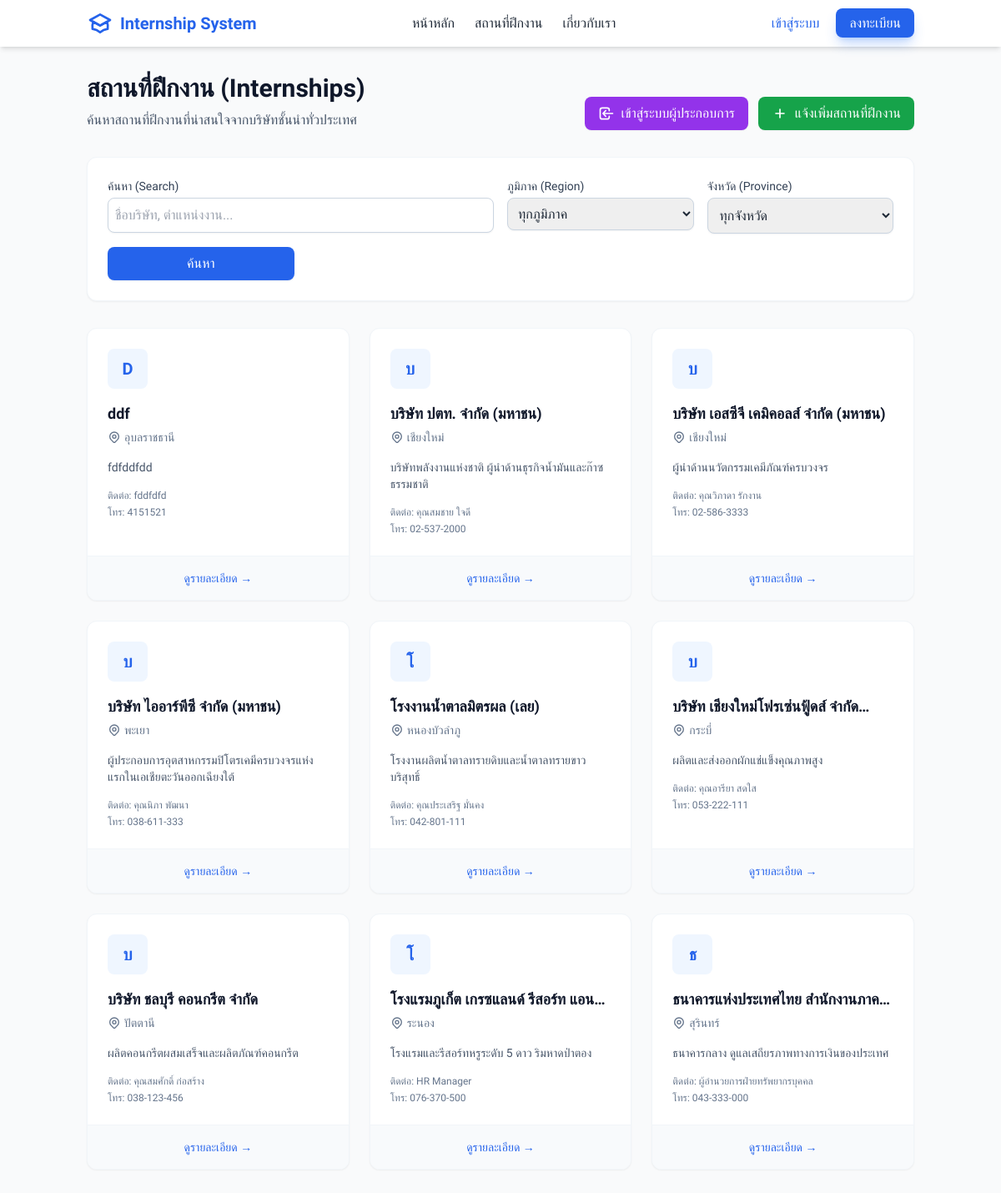
The app's page /index.php?page=internships with its own data.
### tables this page shows
CREATE TABLE `companies` (
  `id` int(11) NOT NULL,
  `name` varchar(150) NOT NULL,
  `address` text DEFAULT NULL,
  `province` varchar(100) DEFAULT NULL,
  `contact_person` varchar(100) DEFAULT NULL,
  `phone` varchar(20) DEFAULT NULL,
  `email` varchar(100) DEFAULT NULL,
  `description` text DEFAULT NULL,
  `status` enum('pending','approved','rejected') DEFAULT 'pending',
  `created_by` int(11) DEFAULT NULL,
  `created_at` timestamp NOT NULL DEFAULT current_timestamp(),
  `employer_user_id` int(11) DEFAULT NULL,
  `user_id` int(11) DEFAULT NULL
);

CREATE TABLE `provinces` (
  `id` int(11) NOT NULL,
  `name_th` varchar(100) DEFAULT NULL,
  `region_id` int(11) DEFAULT NULL
);

### src/Internships/index.php (the view, shortened to what this page needs)
<?php
$search_keyword = isset($_GET['keyword']) ? trim($_GET['keyword']) : '';
$query = "SELECT c.*, p.name_th as province_name, r.name_th as region_name
          FROM companies c
          LEFT JOIN provinces p ON c.province = p.id
          LEFT JOIN regions r ON p.region_id = r.id
          WHERE c.status = 'approved'";
$params = [];
$query .= " ORDER BY c.created_at DESC";
$stmt = $pdo->prepare($query);
$stmt->execute($params);
$companies = $stmt->fetchAll();
?>
<div class="mb-8 flex flex-col md:flex-row md:items-end md:justify-between gap-4">
    <div>
        <h1 class="text-3xl font-bold text-slate-900 mb-2">สถานที่ฝึกงาน (Internships)</h1>
        <p class="text-slate-600">ค้นหาสถานที่ฝึกงานที่น่าสนใจจากบริษัทชั้นนำทั่วประเทศ</p>
    </div>
    <div class="flex gap-3">
        <a href="index.php?page=auth&action=employer_login" class="inline-flex items-center justify-center bg-purple-600 text-white px-4 py-2 rounded-lg font-medium hover:bg-purple-700 transition-colors shadow-sm hover:shadow-md whitespace-nowrap">
            <svg class="w-5 h-5 mr-2" fill="none" stroke="currentColor" viewBox="0 0 24 24">
                <path stroke-linecap="round" stroke-linejoin="round" stroke-width="2" d="M11 16l-4-4m0 0l4-4m-4 4h14m-5 4v1a3 3 0 01-3 3H6a3 3 0 01-3-3V7a3 3 0 013-3h7a3 3 0 013 3v1"></path>
            </svg>
            เข้าสู่ระบบผู้ประกอบการ
        </a>
        <a href="index.php?page=student&action=add_company" class="inline-flex items-center justify-center bg-green-600 text-white px-4 py-2 rounded-lg font-medium hover:bg-green-700 transition-colors shadow-sm hover:shadow-md whitespace-nowrap">
            <svg class="w-5 h-5 mr-2" fill="none" stroke="currentColor" viewBox="0 0 24 24">
                <path stroke-linecap="round" stroke-linejoin="round" stroke-width="2" d="M12 6v6m0 0v6m0-6h6m-6 0H6"></path>
            </svg>
            แจ้งเพิ่มสถานที่ฝึกงาน
        </a>
    </div>
</div>
<div class="bg-white p-6 rounded-xl shadow-sm border border-slate-100 mb-8">
    <form method="GET" action="index.php">
        <div class="grid grid-cols-1 md:grid-cols-4 gap-4">
            <div class="md:col-span-2">
                <label for="keyword" class="block text-sm font-medium text-slate-700 mb-1">ค้นหา (Search)</label>
                <input type="text" name="keyword" id="keyword" value="<?php echo htmlspecialchars($search_keyword); ?>" placeholder="ชื่อบริษัท, ตำแหน่งงาน..." class="w-full rounded-lg border-slate-300 focus:border-blue-500 focus:ring-blue-500 shadow-sm p-2 border">
            </div>
            <div>
                <label for="region" class="block text-sm font-medium text-slate-700 mb-1">ภูมิภาค (Region)</label>
                <select name="region" id="region" class="w-full rounded-lg border-slate-300 focus:border-blue-500 focus:ring-blue-500 shadow-sm p-2 border">
                    <option value="">ทุกภูมิภาค</option>
                </select>
            </div>
            <div>
                <label for="province" class="block text-sm font-medium text-slate-700 mb-1">จังหวัด (Province)</label>
                <select name="province" id="province" class="w-full rounded-lg border-slate-300 focus:border-blue-500 focus:ring-blue-500 shadow-sm p-2.5 border">
                    <option value="">ทุกจังหวัด</option>
                </select>
            </div>
            <div class="flex items-end">
                <button type="submit" class="w-full bg-blue-600 text-white px-4 py-2 rounded-lg font-medium hover:bg-blue-700 transition-colors shadow-sm hover:shadow-md">
                    ค้นหา
                </button>
            </div>
        </div>
    </form>
</div>
<div id="company-grid" class="grid grid-cols-1 md:grid-cols-2 lg:grid-cols-3 gap-6">
    <?php if (count($companies) > 0): ?>
        <?php foreach ($companies as $company): ?>
            <div class="bg-white rounded-xl shadow-sm border border-slate-100 hover:shadow-md transition-shadow duration-200 overflow-hidden flex flex-col h-full">
                <div class="p-6 flex-1">
                    <div class="flex items-start justify-between mb-4">
                        <div class="w-12 h-12 bg-blue-50 rounded-lg flex items-center justify-center text-blue-600 font-bold text-xl">
                            <?php echo strtoupper(mb_substr($company['name'], 0, 1)); ?>
                        </div>
                    </div>
                    <h3 class="text-lg font-bold text-slate-900 mb-1 line-clamp-1"><?php echo htmlspecialchars($company['name']); ?></h3>
                    <p class="text-sm text-slate-500 mb-4 flex items-center gap-1">
                        <?php echo htmlspecialchars($company['province_name'] ?? $company['province']); ?>
                    </p>
                    <p class="text-slate-600 text-sm line-clamp-3 mb-4">
                        <?php echo htmlspecialchars($company['description']); ?>
                    </p>
                    <div class="text-xs text-slate-500 space-y-1">
                        <p><span class="font-medium">ติดต่อ:</span> <?php echo htmlspecialchars($company['contact_person']); ?></p>
                        <p><span class="font-medium">โทร:</span> <?php echo htmlspecialchars($company['phone']); ?></p>
                    </div>
                </div>
                <div class="px-6 py-4 bg-slate-50 border-t border-slate-100">
                    <a href="index.php?page=internships&action=detail&id=<?php echo $company['id']; ?>" class="block w-full text-center text-blue-600 font-medium text-sm hover:text-blue-700">ดูรายละเอียด &rarr;</a>
                </div>
            </div>
        <?php endforeach; ?>
    <?php endif; ?>
</div>

### index.php (style rules this page uses)
body { font-family: 'Sarabun', sans-serif; }

### records on screen
companies: name "D", name "ddf", provinces.name_th "อุบลราชธานี", description "fdfddfdd", contact_person "fddfdfd", phone "4151521"
companies: name "บ", name "บริษัท ปตท. จำกัด (มหาชน)", provinces.name_th "เชียงใหม่", description "บริษัทพลังงานแห่งชาติ ผู้นำด้านธุรกิจน้ำมันและก๊าซธรรมชาติ", contact_person "คุณสมชาย ใจดี", phone "02-537-2000"
companies: name "บ", name "บริษัท เอสซีจี เคมิคอลส์ จำกัด (มหาชน)", provinces.name_th "เชียงใหม่", description "ผู้นำด้านนวัตกรรมเคมีภัณฑ์ครบวงจร", contact_person "คุณวิภาดา รักงาน", phone "02-586-3333"
companies: name "บ", name "บริษัท ไออาร์พีซี จำกัด (มหาชน)", provinces.name_th "พะเยา", description "ผู้ประกอบการอุตสาหกรรมปิโตรเคมีครบวงจรแห่งแรกในเอเชียตะวันออกเฉียงใต้", contact_person "คุณนิภา พัฒนา", phone "038-611-333"
companies: name "โ", name "โรงงานน้ำตาลมิตรผล (เลย)", provinces.name_th "หนองบัวลำภู", description "โรงงานผลิตน้ำตาลทรายดิบและน้ำตาลทรายขาวบริสุทธิ์", contact_person "คุณประเสริฐ มั่นคง", phone "042-801-111"
companies: name "บ", name "บริษัท เชียงใหม่โฟรเซ่นฟู้ดส์…", provinces.name_th "กระบี่", description "ผลิตและส่งออกผักแช่แข็งคุณภาพสูง", contact_person "คุณอารียา สดใส", phone "053-222-111"
companies: name "บ", name "บริษัท ชลบุรี คอนกรีต จำกัด", provinces.name_th "ปัตตานี", description "ผลิตคอนกรีตผสมเสร็จและผลิตภัณฑ์คอนกรีต", contact_person "คุณสมศักดิ์ ก่อสร้าง", phone "038-123-456"
companies: name "โ", name "โรงแรมภูเก็ต เกรซแลนด์ รีสอร์ท…", provinces.name_th "ระนอง", description "โรงแรมและรีสอร์ทหรูระดับ 5 ดาว ริมหาดป่าตอง", contact_person "HR Manager", phone "076-370-500"
companies: name "ธ", provinces.name_th "สุรินทร์", description "ธนาคารกลาง ดูแลเสถียรภาพทางการเงินของประเทศ", contact_person "ผู้อำนวยการฝ่ายทรัพยากรบุคคล", phone "043-333-000"
